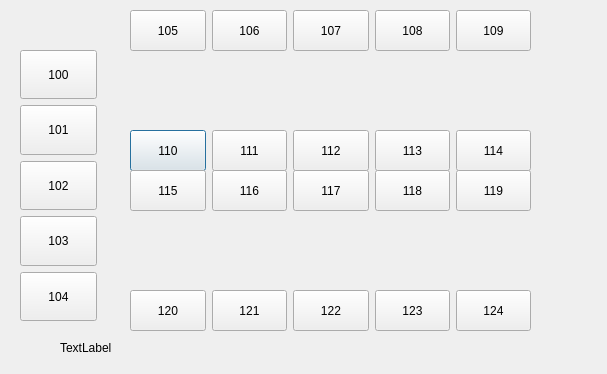
<?xml version="1.0" encoding="UTF-8"?>
<ui version="4.0">
 <class>parking</class>
 <widget class="QDialog" name="parking">
  <property name="geometry">
   <rect>
    <x>0</x>
    <y>0</y>
    <width>607</width>
    <height>374</height>
   </rect>
  </property>
  <property name="windowTitle">
   <string>Dialog</string>
  </property>
  <widget class="QWidget" name="horizontalLayoutWidget_3">
   <property name="geometry">
    <rect>
     <x>130</x>
     <y>130</y>
     <width>401</width>
     <height>41</height>
    </rect>
   </property>
   <layout class="QHBoxLayout" name="horizontalLayout_7">
    <item>
     <widget class="QPushButton" name="ParkSpace110">
      <property name="sizePolicy">
       <sizepolicy hsizetype="Minimum" vsizetype="Preferred">
        <horstretch>0</horstretch>
        <verstretch>0</verstretch>
       </sizepolicy>
      </property>
      <property name="text">
       <string>110</string>
      </property>
     </widget>
    </item>
    <item>
     <widget class="QPushButton" name="ParkSpace111">
      <property name="sizePolicy">
       <sizepolicy hsizetype="Minimum" vsizetype="Preferred">
        <horstretch>0</horstretch>
        <verstretch>0</verstretch>
       </sizepolicy>
      </property>
      <property name="text">
       <string>111</string>
      </property>
     </widget>
    </item>
    <item>
     <widget class="QPushButton" name="ParkSpace112">
      <property name="sizePolicy">
       <sizepolicy hsizetype="Minimum" vsizetype="Preferred">
        <horstretch>0</horstretch>
        <verstretch>0</verstretch>
       </sizepolicy>
      </property>
      <property name="text">
       <string>112</string>
      </property>
     </widget>
    </item>
    <item>
     <widget class="QPushButton" name="ParkSpace113">
      <property name="sizePolicy">
       <sizepolicy hsizetype="Minimum" vsizetype="Preferred">
        <horstretch>0</horstretch>
        <verstretch>0</verstretch>
       </sizepolicy>
      </property>
      <property name="text">
       <string>113</string>
      </property>
     </widget>
    </item>
    <item>
     <widget class="QPushButton" name="ParkSpace114">
      <property name="sizePolicy">
       <sizepolicy hsizetype="Minimum" vsizetype="Preferred">
        <horstretch>0</horstretch>
        <verstretch>0</verstretch>
       </sizepolicy>
      </property>
      <property name="text">
       <string>114</string>
      </property>
     </widget>
    </item>
   </layout>
  </widget>
  <widget class="QWidget" name="horizontalLayoutWidget_6">
   <property name="geometry">
    <rect>
     <x>130</x>
     <y>10</y>
     <width>401</width>
     <height>41</height>
    </rect>
   </property>
   <layout class="QHBoxLayout" name="horizontalLayout_8">
    <item>
     <widget class="QPushButton" name="ParkSpace105">
      <property name="sizePolicy">
       <sizepolicy hsizetype="Minimum" vsizetype="Preferred">
        <horstretch>0</horstretch>
        <verstretch>0</verstretch>
       </sizepolicy>
      </property>
      <property name="text">
       <string>105</string>
      </property>
     </widget>
    </item>
    <item>
     <widget class="QPushButton" name="ParkSpace106">
      <property name="sizePolicy">
       <sizepolicy hsizetype="Minimum" vsizetype="Preferred">
        <horstretch>0</horstretch>
        <verstretch>0</verstretch>
       </sizepolicy>
      </property>
      <property name="text">
       <string>106</string>
      </property>
     </widget>
    </item>
    <item>
     <widget class="QPushButton" name="ParkSpace107">
      <property name="sizePolicy">
       <sizepolicy hsizetype="Minimum" vsizetype="Preferred">
        <horstretch>0</horstretch>
        <verstretch>0</verstretch>
       </sizepolicy>
      </property>
      <property name="text">
       <string>107</string>
      </property>
     </widget>
    </item>
    <item>
     <widget class="QPushButton" name="ParkSpace108">
      <property name="sizePolicy">
       <sizepolicy hsizetype="Minimum" vsizetype="Preferred">
        <horstretch>0</horstretch>
        <verstretch>0</verstretch>
       </sizepolicy>
      </property>
      <property name="text">
       <string>108</string>
      </property>
     </widget>
    </item>
    <item>
     <widget class="QPushButton" name="ParkSpace109">
      <property name="sizePolicy">
       <sizepolicy hsizetype="Minimum" vsizetype="Preferred">
        <horstretch>0</horstretch>
        <verstretch>0</verstretch>
       </sizepolicy>
      </property>
      <property name="text">
       <string>109</string>
      </property>
     </widget>
    </item>
   </layout>
  </widget>
  <widget class="QWidget" name="horizontalLayoutWidget_4">
   <property name="geometry">
    <rect>
     <x>130</x>
     <y>170</y>
     <width>401</width>
     <height>41</height>
    </rect>
   </property>
   <layout class="QHBoxLayout" name="horizontalLayout_9">
    <item>
     <widget class="QPushButton" name="ParkSpace115">
      <property name="sizePolicy">
       <sizepolicy hsizetype="Minimum" vsizetype="Preferred">
        <horstretch>0</horstretch>
        <verstretch>0</verstretch>
       </sizepolicy>
      </property>
      <property name="text">
       <string>115</string>
      </property>
     </widget>
    </item>
    <item>
     <widget class="QPushButton" name="ParkSpace116">
      <property name="sizePolicy">
       <sizepolicy hsizetype="Minimum" vsizetype="Preferred">
        <horstretch>0</horstretch>
        <verstretch>0</verstretch>
       </sizepolicy>
      </property>
      <property name="text">
       <string>116</string>
      </property>
     </widget>
    </item>
    <item>
     <widget class="QPushButton" name="ParkSpace117">
      <property name="sizePolicy">
       <sizepolicy hsizetype="Minimum" vsizetype="Preferred">
        <horstretch>0</horstretch>
        <verstretch>0</verstretch>
       </sizepolicy>
      </property>
      <property name="text">
       <string>117</string>
      </property>
     </widget>
    </item>
    <item>
     <widget class="QPushButton" name="ParkSpace118">
      <property name="sizePolicy">
       <sizepolicy hsizetype="Minimum" vsizetype="Preferred">
        <horstretch>0</horstretch>
        <verstretch>0</verstretch>
       </sizepolicy>
      </property>
      <property name="text">
       <string>118</string>
      </property>
     </widget>
    </item>
    <item>
     <widget class="QPushButton" name="ParkSpace119">
      <property name="sizePolicy">
       <sizepolicy hsizetype="Minimum" vsizetype="Preferred">
        <horstretch>0</horstretch>
        <verstretch>0</verstretch>
       </sizepolicy>
      </property>
      <property name="text">
       <string>119</string>
      </property>
     </widget>
    </item>
   </layout>
  </widget>
  <widget class="QWidget" name="horizontalLayoutWidget_5">
   <property name="geometry">
    <rect>
     <x>130</x>
     <y>290</y>
     <width>401</width>
     <height>41</height>
    </rect>
   </property>
   <layout class="QHBoxLayout" name="horizontalLayout_10">
    <item>
     <widget class="QPushButton" name="ParkSpace120">
      <property name="sizePolicy">
       <sizepolicy hsizetype="Minimum" vsizetype="Preferred">
        <horstretch>0</horstretch>
        <verstretch>0</verstretch>
       </sizepolicy>
      </property>
      <property name="text">
       <string>120</string>
      </property>
     </widget>
    </item>
    <item>
     <widget class="QPushButton" name="ParkSpace121">
      <property name="sizePolicy">
       <sizepolicy hsizetype="Minimum" vsizetype="Preferred">
        <horstretch>0</horstretch>
        <verstretch>0</verstretch>
       </sizepolicy>
      </property>
      <property name="text">
       <string>121</string>
      </property>
     </widget>
    </item>
    <item>
     <widget class="QPushButton" name="ParkSpace122">
      <property name="sizePolicy">
       <sizepolicy hsizetype="Minimum" vsizetype="Preferred">
        <horstretch>0</horstretch>
        <verstretch>0</verstretch>
       </sizepolicy>
      </property>
      <property name="text">
       <string>122</string>
      </property>
     </widget>
    </item>
    <item>
     <widget class="QPushButton" name="ParkSpace123">
      <property name="sizePolicy">
       <sizepolicy hsizetype="Minimum" vsizetype="Preferred">
        <horstretch>0</horstretch>
        <verstretch>0</verstretch>
       </sizepolicy>
      </property>
      <property name="text">
       <string>123</string>
      </property>
     </widget>
    </item>
    <item>
     <widget class="QPushButton" name="ParkSpace124">
      <property name="sizePolicy">
       <sizepolicy hsizetype="Minimum" vsizetype="Preferred">
        <horstretch>0</horstretch>
        <verstretch>0</verstretch>
       </sizepolicy>
      </property>
      <property name="text">
       <string>124</string>
      </property>
     </widget>
    </item>
   </layout>
  </widget>
  <widget class="QWidget" name="verticalLayoutWidget_2">
   <property name="geometry">
    <rect>
     <x>20</x>
     <y>50</y>
     <width>77</width>
     <height>271</height>
    </rect>
   </property>
   <layout class="QVBoxLayout" name="verticalLayout_3">
    <item>
     <widget class="QPushButton" name="ParkSpace100">
      <property name="sizePolicy">
       <sizepolicy hsizetype="Minimum" vsizetype="Preferred">
        <horstretch>0</horstretch>
        <verstretch>0</verstretch>
       </sizepolicy>
      </property>
      <property name="text">
       <string>100</string>
      </property>
     </widget>
    </item>
    <item>
     <widget class="QPushButton" name="ParkSpace101">
      <property name="sizePolicy">
       <sizepolicy hsizetype="Minimum" vsizetype="Preferred">
        <horstretch>0</horstretch>
        <verstretch>0</verstretch>
       </sizepolicy>
      </property>
      <property name="text">
       <string>101</string>
      </property>
     </widget>
    </item>
    <item>
     <widget class="QPushButton" name="ParkSpace102">
      <property name="sizePolicy">
       <sizepolicy hsizetype="Minimum" vsizetype="Preferred">
        <horstretch>0</horstretch>
        <verstretch>0</verstretch>
       </sizepolicy>
      </property>
      <property name="text">
       <string>102</string>
      </property>
     </widget>
    </item>
    <item>
     <widget class="QPushButton" name="ParkSpace103">
      <property name="sizePolicy">
       <sizepolicy hsizetype="Minimum" vsizetype="Preferred">
        <horstretch>0</horstretch>
        <verstretch>0</verstretch>
       </sizepolicy>
      </property>
      <property name="text">
       <string>103</string>
      </property>
     </widget>
    </item>
    <item>
     <widget class="QPushButton" name="ParkSpace104">
      <property name="sizePolicy">
       <sizepolicy hsizetype="Minimum" vsizetype="Preferred">
        <horstretch>0</horstretch>
        <verstretch>0</verstretch>
       </sizepolicy>
      </property>
      <property name="text">
       <string>104</string>
      </property>
     </widget>
    </item>
   </layout>
  </widget>
  <widget class="QLabel" name="label">
   <property name="geometry">
    <rect>
     <x>60</x>
     <y>340</y>
     <width>101</width>
     <height>16</height>
    </rect>
   </property>
   <property name="text">
    <string>TextLabel</string>
   </property>
  </widget>
  <zorder>horizontalLayoutWidget_3</zorder>
  <zorder>horizontalLayoutWidget_6</zorder>
  <zorder>horizontalLayoutWidget_4</zorder>
  <zorder>horizontalLayoutWidget_5</zorder>
  <zorder>verticalLayoutWidget_2</zorder>
  <zorder>label</zorder>
  <zorder>groupBox</zorder>
 </widget>
 <resources/>
 <connections/>
</ui>
